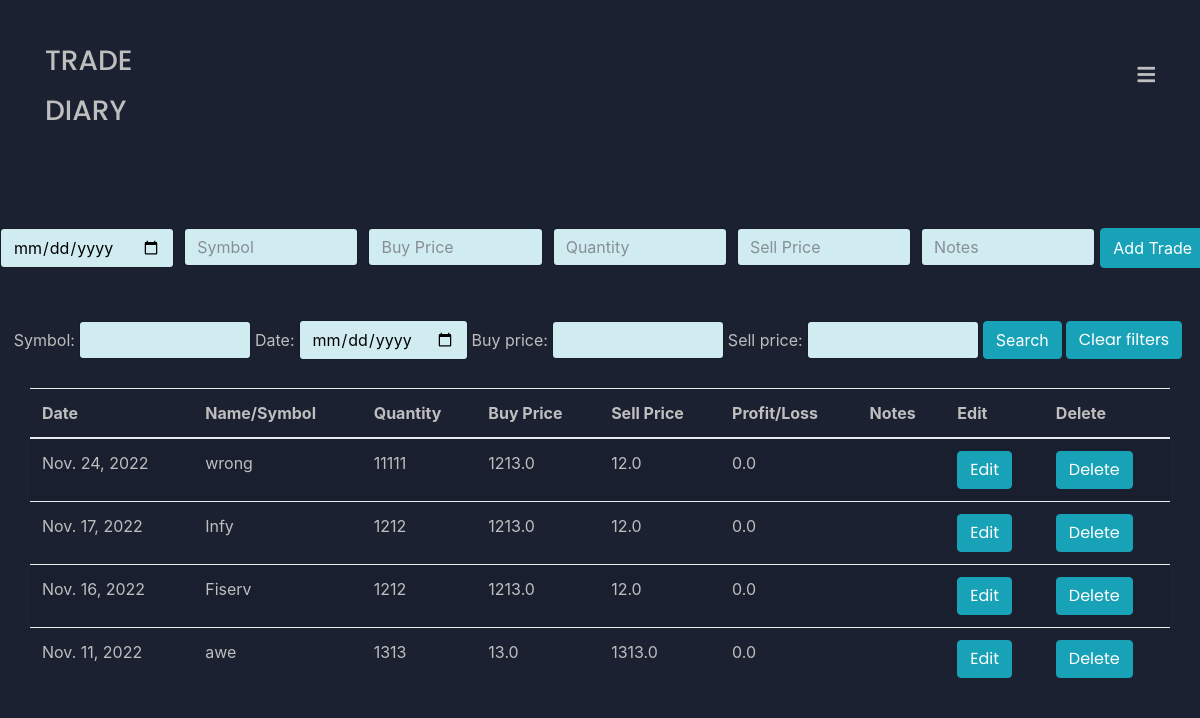
The app's page /tradesheet/, older data.
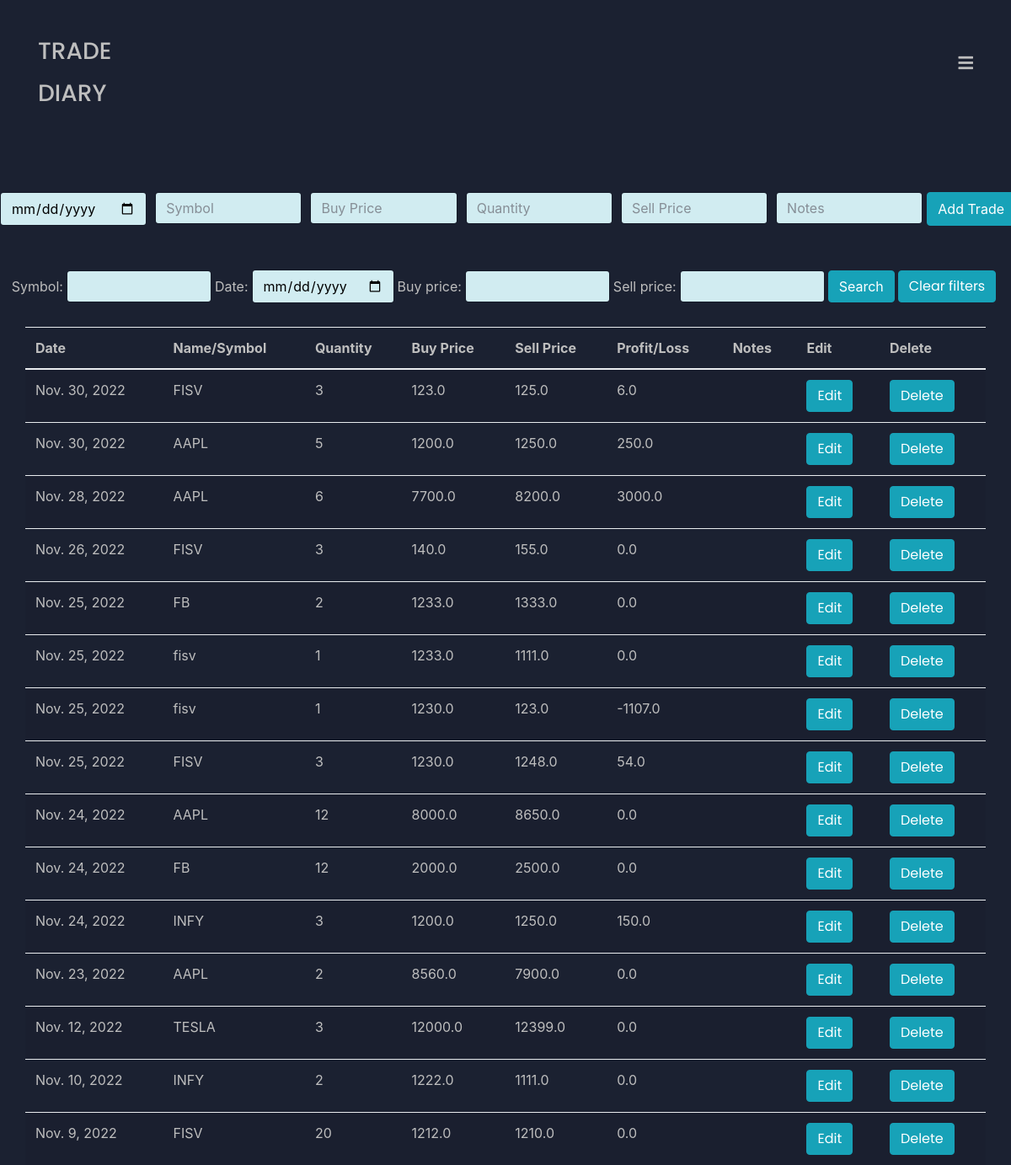
The same page, newer data.
### TradeSheet/models.py (models this page shows, shortened)
class TradeSheet(models.Model):
    date = models.DateField(auto_now=False, auto_now_add=False,blank=True,default=datetime.now)
    symbol = models.CharField(max_length=8)
    no_of_shares = models.IntegerField(default=0)
    buy_price = models.FloatField(default=0)
    sell_price = models.FloatField(default=0)
    profit_loss = models.FloatField(default=0)
    notes = models.TextField(default="")
    class Meta:
        verbose_name = ("Trading Sheet")
        ordering = ("-date",)

### TradeSheet/views.py (the view)
# urls.py: path('',views.displaysheet, name="tradesheet"),
def displaysheet(request):
    if request.method == "POST":
        form = TradeSheetForm(request.POST or None)
        if form.is_valid():
            form.save()
            messages.success(request, ("Trade Added!s"))
        else:
            for field in form:
                print("Field Error:", field.name,  field.errors)
        return redirect('tradesheet')
    else:
        sheet = TradeSheet.objects.all().values()
        myFilter = TradeSheetFilter(request.GET,queryset=sheet)
        sheet = myFilter.qs
        context = {'sheet':sheet, 'myFilter':myFilter}
        return render(request,'tradesheet.html',context)

### TradeSheet/templates/tradesheet.html (shortened to what this page needs)
{% extends 'base.html' %}
{% load mathfilters %}
{% block body %}
<br><br>
{% load static %}
<link rel="stylesheet" href="{% static 'Trade.css' %}">
<form method="POST" action="">
  <div class="form-row">
    <div class="col">
      <input type="date" class="form-control" placeholder="Date" name="date">
    </div>
    <div class="col">
      <input type="text" class="form-control" placeholder="Symbol" name="symbol">
    </div>
    <div class="col">
      <input type="text" class="form-control" placeholder="Buy Price" name="buy_price">
    </div>
    <div class="col">
      <input type="text" class="form-control" placeholder="Quantity" name="no_of_shares">
    </div>
    <div class="col">
      <input type="text" class="form-control" placeholder="Sell Price" name="sell_price">
    </div>
    <div class="col">
      <input type="text" class="form-control" placeholder="Notes" name="notes">
    </div>
    <button type="submit" class="btn btn-info">Add Trade</button>
  </div>
</form>
<br><br>
<div class="row">
  <div class="col">
        <div>
        <form method="get" class="form-inline justify-content-center">
        {{myFilter.form}}
        <button type="submit" class="btn btn-info">Search</button>
        {% if myFilter.is_bound %}
        <a href="{% url 'tradesheet' %}" class="btn btn-info m-1" role="button">Clear filters</a>
        {% endif %}
        </form>
        <br>
    </div>
  </div>
</div>
<table class="table table-hover table-striped navbar-center" style = "width: 95%;">
    <thead>
      <tr>
        <th scope="col">Date</th>
        <th scope="col">Name/Symbol</th>
        <th scope="col">Quantity</th>
        <th scope="col">Buy Price</th>
        <th scope="col">Sell Price</th>
        <th scope="col">Profit/Loss</th>
        <th scope="col">Notes</th>
        <th scope="col">Edit</th>
        <th scope="col">Delete</th>
      </tr>
    </thead>
    <tbody>
        {% for i in sheet %}
            <tr>
            <td>{{i.date}}</td>
            <td>{{i.symbol}}</td>
            <td>{{i.no_of_shares}}</td>
            <td>{{i.buy_price}}</td>
            <td>{{i.sell_price}}</td>
            <td>{{i.profit_loss}}</td>
            <td>{{i.notes}}</td>
            <td><a href="{% url 'editTrade' i.id %}" class="btn btn-info" role="button" aria-pressed="true" >Edit</a></td>
            <td><a href="{% url 'deleteTrade' i.id %}" class="btn btn-info" role="button" aria-pressed="true">Delete</a></td>
            </tr>
        {% endfor %}
    </tbody>
  </table>
{% endblock body %}

Row changes from the older to the newer data that the page shows:
removed TradeSheet: date "Nov. 24, 2022", symbol "wrong", no_of_shares "11111", buy_price "1213.0", sell_price "12.0", profit_loss "0.0"
removed TradeSheet: date "Nov. 17, 2022", symbol "Infy", no_of_shares "1212", buy_price "1213.0", sell_price "12.0", profit_loss "0.0"
removed TradeSheet: date "Nov. 16, 2022", symbol "Fiserv", no_of_shares "1212", buy_price "1213.0", sell_price "12.0", profit_loss "0.0"
removed TradeSheet: date "Nov. 11, 2022", symbol "awe", no_of_shares "1313", buy_price "13.0", sell_price "1313.0", profit_loss "0.0"
added TradeSheet: date "Nov. 30, 2022", symbol "FISV", no_of_shares "3", buy_price "123.0", sell_price "125.0", profit_loss "6.0"
added TradeSheet: date "Nov. 30, 2022", symbol "AAPL", no_of_shares "5", buy_price "1200.0", sell_price "1250.0", profit_loss "250.0"
added TradeSheet: date "Nov. 28, 2022", symbol "AAPL", no_of_shares "6", buy_price "7700.0", sell_price "8200.0", profit_loss "3000.0"
added TradeSheet: date "Nov. 26, 2022", symbol "FISV", no_of_shares "3", buy_price "140.0", sell_price "155.0", profit_loss "0.0"
added TradeSheet: date "Nov. 25, 2022", symbol "FB", no_of_shares "2", buy_price "1233.0", sell_price "1333.0", profit_loss "0.0"
added TradeSheet: date "Nov. 25, 2022", symbol "fisv", no_of_shares "1", buy_price "1233.0", sell_price "1111.0", profit_loss "0.0"
added TradeSheet: date "Nov. 25, 2022", symbol "fisv", no_of_shares "1", buy_price "1230.0", sell_price "123.0", profit_loss "-1107.0"
added TradeSheet: date "Nov. 25, 2022", symbol "FISV", no_of_shares "3", buy_price "1230.0", sell_price "1248.0", profit_loss "54.0"
added TradeSheet: date "Nov. 24, 2022", symbol "AAPL", no_of_shares "12", buy_price "8000.0", sell_price "8650.0", profit_loss "0.0"
added TradeSheet: date "Nov. 24, 2022", symbol "FB", no_of_shares "12", buy_price "2000.0", sell_price "2500.0", profit_loss "0.0"
added TradeSheet: date "Nov. 24, 2022", symbol "INFY", no_of_shares "3", buy_price "1200.0", sell_price "1250.0", profit_loss "150.0"
added TradeSheet: date "Nov. 23, 2022", symbol "AAPL", no_of_shares "2", buy_price "8560.0", sell_price "7900.0", profit_loss "0.0"
added TradeSheet: date "Nov. 12, 2022", symbol "TESLA", no_of_shares "3", buy_price "12000.0", sell_price "12399.0", profit_loss "0.0"
added TradeSheet: date "Nov. 10, 2022", symbol "INFY", no_of_shares "2", buy_price "1222.0", sell_price "1111.0", profit_loss "0.0"
added TradeSheet: date "Nov. 9, 2022", symbol "FISV", no_of_shares "20", buy_price "1212.0", sell_price "1210.0", profit_loss "0.0"
